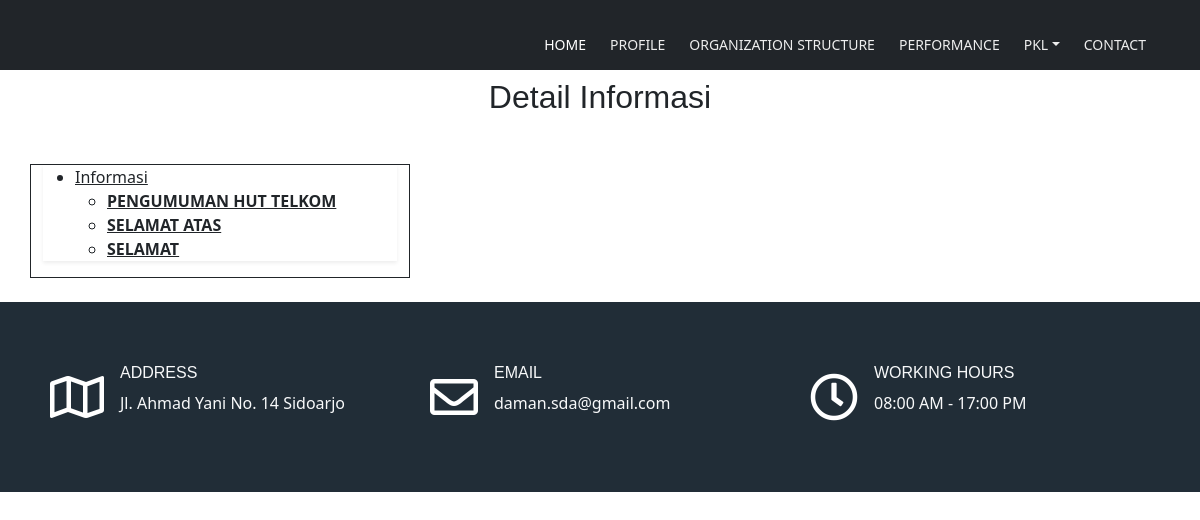
Page /Info/detail/index.html on the earlier database version.
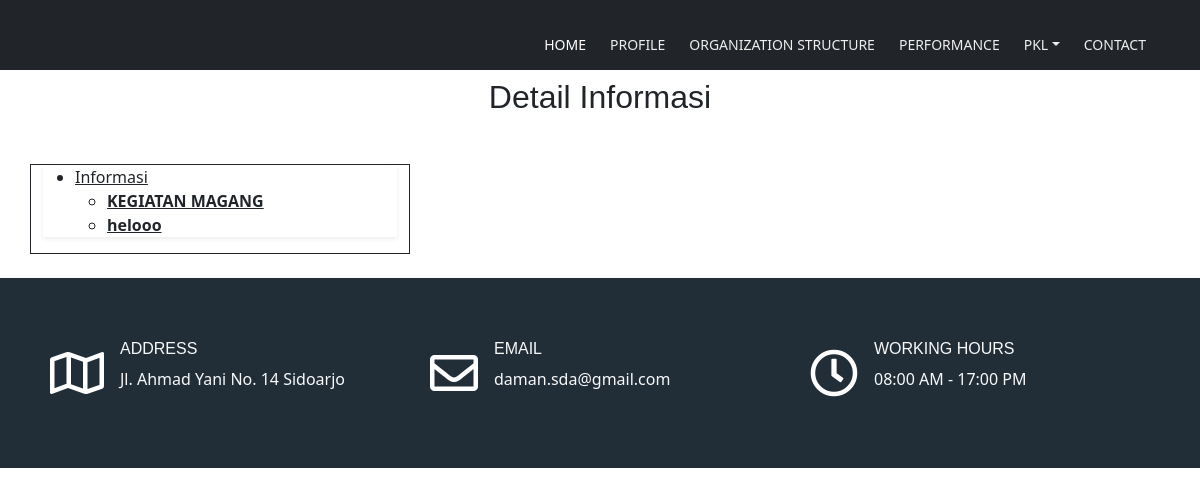
Same page on the later database version.
### tables this page shows
CREATE TABLE `tb_info` (
  `id_info` int(11) NOT NULL,
  `judul` varchar(255) NOT NULL,
  `isi` text NOT NULL,
  `foto` varchar(255) NOT NULL,
  `waktu` timestamp NOT NULL DEFAULT current_timestamp()
);

### application/controllers/Info.php (called while the page is built, shortened)
<?php
class Info extends CI_Controller{
	public function detail($id)
	{
		$where = array(
			'id_info' => $id
		);
		$data['infodaman'] = $this->Model_data->tampil_info_daman()->result();
		$data['detailinfo'] = $this->Model_data->detail_info_daman($where)->result();
		$this->load->view('templates/header');
		$this->load->view('templates/navbar');
		$this->load->view('Info/detail', $data);
		$this->load->view('templates/footer');
	}
}
?>

### index.php (called while the page is built, shortened)
<?php
require_once BASEPATH.'core/CodeIgniter.php';

### application/models/Model_data.php (called while the page is built, shortened)
<?php
class Model_data extends CI_Model{
	public function tampil_info_daman(){
		return $this->db->get('tb_info');
	}
}
?>

### application/views/Info/detail.php (the view, shortened to what this page needs)
<div class="p-3 mb-2 bg-dark text-white" style="height: 70px;"></div>
<div class="container" >
    <center><h2>Detail Informasi</h2></center>
    <div class="mt-4 mb-4 row">
        <div class="col-md-4 mt-4" style="border:solid 1px">
            <div class="nsidebar">
                <div class="widget ncategory shadow-sm">
                    <nav class="nav-tree mb-0">
                        <ul>
                            <li>
                                <a class="text-dark" href="#">Informasi</a>
                                <ul>
                                    <?php foreach($infodaman as $info) : ?>
                                        <strong><li><a class="text-dark" href="<?php echo base_url('Info/detail/' . $info->id_info) ?>"><?php echo $info->judul ?><span class="shadow-sm"></span></a></li></strong>
                                    <?php endforeach; ?>
                                </ul>
                            </li>
                        </ul>
                    </nav>
                </div>
            </div>
        </div>
    </div>
</div>

### application/views/templates/header.php (shortened to what this page needs)
<!DOCTYPE html>
<html lang="en">
<head>
    <link href="<?php echo base_url() ?>assets/css/al.css" rel="stylesheet">
    <link href="<?php echo base_url() ?>assets/css/bootstrap.min.css" rel="stylesheet">
    <link href="<?php echo base_url() ?>assets/css/fontawesome-all.min.css" rel="stylesheet">
    <link href="<?php echo base_url() ?>assets/css/aos.min.css" rel="stylesheet">
    <link href="<?php echo base_url() ?>assets/css/swiper.css" rel="stylesheet">
    <link href="<?php echo base_url() ?>assets/css/stlyle-asset.css" rel="stylesheet">
</head>

### application/views/templates/navbar.php (shortened to what this page needs)
<body>
    <nav id="navbar" class="navbar navbar-expand-lg fixed-top navbar-dark" aria-label="Main navigation">
        <div class="container">
            <div class="navbar-collapse offcanvas-collapse" id="navbarsExampleDefault" >
                <ul class="navbar-nav ms-auto navbar-nav-scroll">
                    <li class="nav-item">
                        <a class="nav-link active" aria-current="page" href="<?php echo base_url('dashboard') ?>">HOME</a>
                    </li>
                    <li class="nav-item">
                        <a class="nav-link" href="<?php echo base_url('dashboard/#about') ?>">PROFILE</a>
                    </li>
                    <li class="nav-item">
                        <a class="nav-link" href="<?php echo base_url('dashboard/#testimonial') ?>">ORGANIZATION STRUCTURE</a>
                    </li>
                    <li class="nav-item">
                    <a class="nav-link" onclick="window.open(this.href); return false;" href="https://access-quality.telkom.co.id/validasi_data_inventory/login.php">PERFORMANCE</a>
                    </li>
                    <li class="nav-item dropdown">
                        <a class="nav-link dropdown-toggle" id="dropdown01" data-bs-toggle="dropdown" aria-expanded="false" href="#">PKL</a>
                    </li>
                    <li class="nav-item">
                        <a class="nav-link" href="<?php echo base_url('dashboard/#contact') ?>">CONTACT</a>
                    </li>
                </ul>
            </div>
        </div>
    </nav>

### application/views/templates/footer.php (shortened to what this page needs)
 <section class="location text-light py-5">
        <div class="container" data-aos="zoom-in">
            <div class="row">
                <div class="col-lg-4 d-flex align-items-center">
                    <div class="p-2"><i class="far fa-map fa-3x"></i></div>
                    <div class="ms-2">
                        <h6>ADDRESS</h6>
                        <p>Jl. Ahmad Yani No. 14 Sidoarjo</p>
                    </div>
                </div>
                <div class="col-lg-4 d-flex align-items-center" >
                    <div class="p-2"><i class="far fa-envelope fa-3x"></i></div>
                    <div class="ms-2">
                        <h6>EMAIL</h6>
                        <p>daman.sda@gmail.com</p>
                    </div>
                </div>
                <div class="col-lg-4 d-flex align-items-center" >
                    <div class="p-2"><i class="far fa-clock fa-3x"></i></div>
                    <div class="ms-2">
                        <h6>WORKING HOURS</h6>
                        <p>08:00 AM - 17:00 PM</p>
                    </div>
                </div>
            </div>
        </div>
    </section>
</body>
</html>

### assets/css/stlyle-asset.css (style rules this page uses)
:root { --primary: #1c262f; --primary-light: #212d37; --secondary: #808080; --tertiary: #808080; --gradient: linear-gradient(to right, #ff2c06, #ff6347); }
h1, h2, h3, h4, h5, h12, h10, h6 { font-family: "Poppins", sans-serif; }
.company, .presensi, .info, .newsletter, .location { background-color: var(--primary-light); }
.home .fas, .plans .far, .information .fas, .work .fas, .services .fas, .location .far, .location .fas { padding: 15px 0; background: -webkit-gradient( linear, left top, left bottom, from(#ffffff), to(#ffffff) ); background-clip: text; -webkit-background-clip: text; -webkit-text-fill-color: transparent; }
.navbar { font-weight: 500; font-size: 0.875rem; line-height: 0.875rem; background-color: var(--primary); box-shadow: 0 1px 6px 0 rgba(0, 0, 0, 0.025); }
.offcanvas-collapse { position: fixed; top: 2.75rem; bottom: 0; left: 100%; width: 100%; overflow-y: auto; visibility: hidden; padding-right: 1rem; padding-left: 1rem; background-color: var(--primary); transition: transform 0.2s ease-in-out, visibility 0.2s ease-in-out; }
.navbar .navbar-nav { margin-top: 0.75rem; margin-bottom: 0.5rem; }
.navbar .nav-item .nav-link { color: #eee; text-decoration: none; padding-top: 0.625rem; padding-bottom: 0.625rem; transition: all 0.2s ease; }
@media (min-width: 992px) { .navbar { box-shadow: none; transition: all 0.2s; padding-top: 1.75rem; background-color: transparent; } }
@media (min-width: 992px) { .offcanvas-collapse { position: static; top: auto; bottom: auto; left: auto; width: auto; padding-right: 0; padding-left: 0; background-color: transparent; overflow-y: visible; visibility: visible; } }
@media (min-width: 992px) { .navbar .navbar-nav { margin-top: 0; margin-bottom: 0; } }
@media (min-width: 992px) { .navbar .nav-item .nav-link { padding-right: 0.75rem; padding-left: 0.75rem; } }

Differences in the rows shown:
removed tb_info: judul "PENGUMUMAN HUT TELKOM"
removed tb_info: judul "SELAMAT ATAS"
removed tb_info: judul "SELAMAT"
added tb_info: judul "KEGIATAN MAGANG"
added tb_info: judul "helooo"
